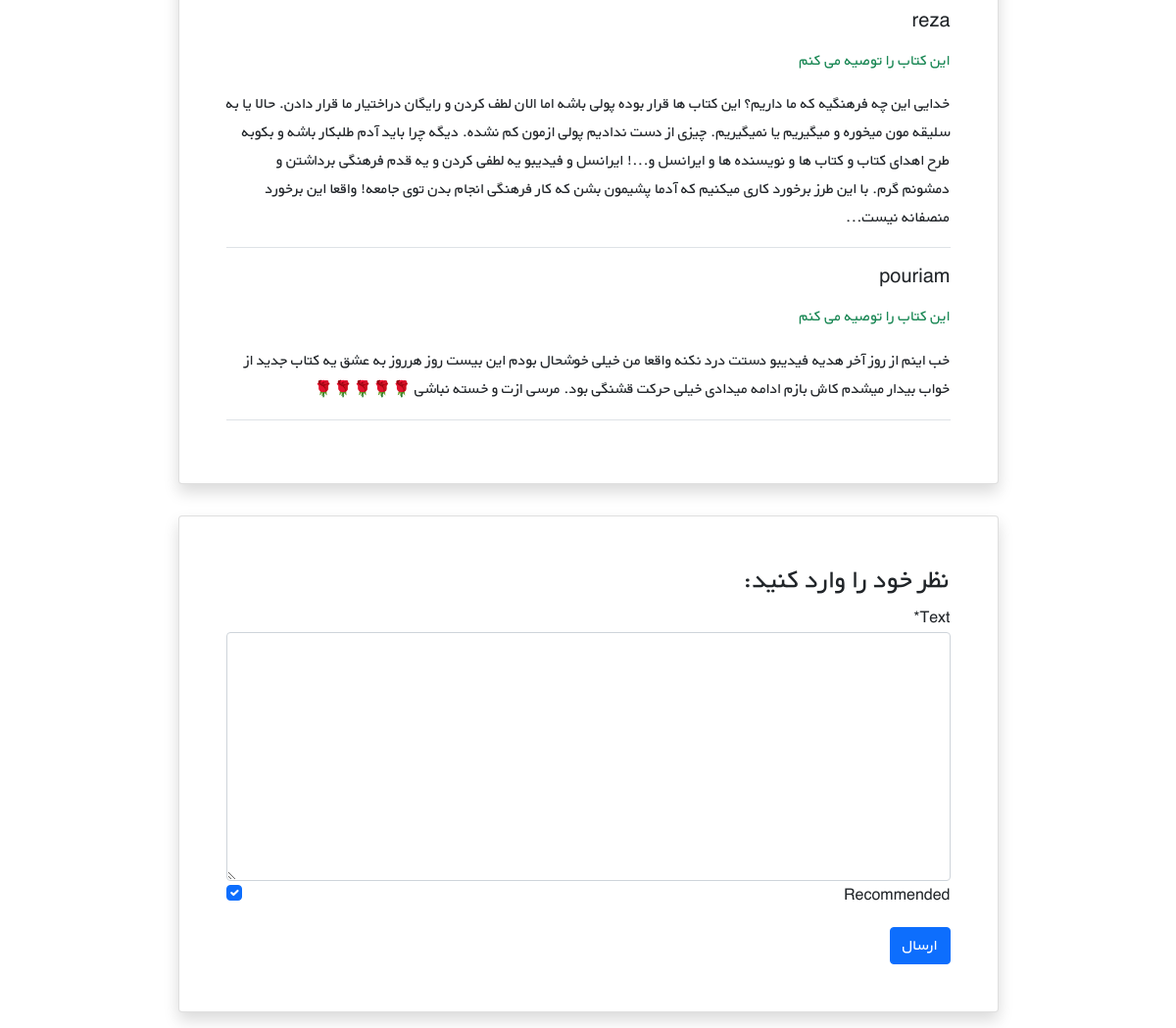
Page /books/7/ (lower part) on the earlier database version.
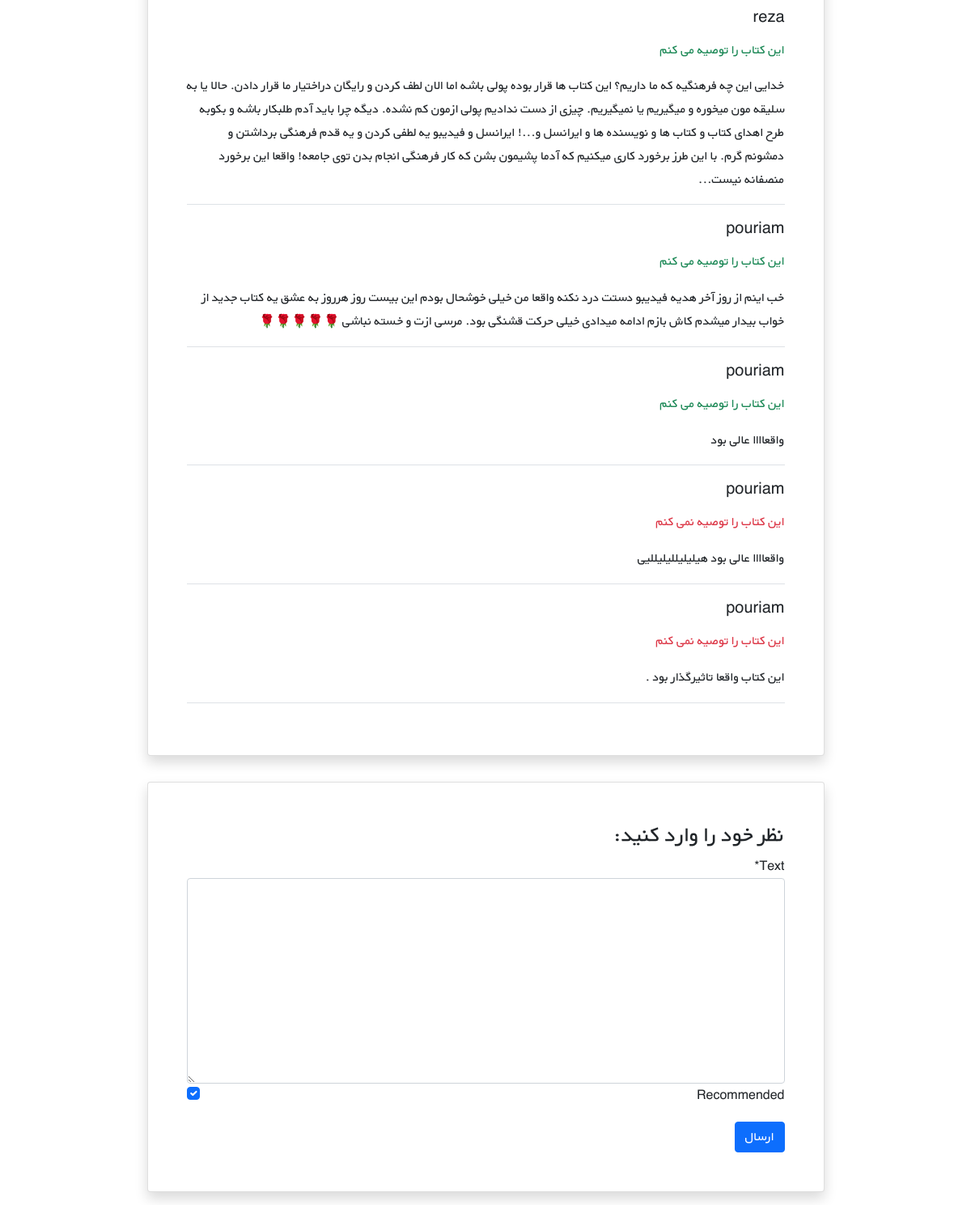
Same page on the later database version.
### books/models.py (models this page shows, shortened)
class Comment(models.Model):
    user = models.ForeignKey(get_user_model(), on_delete=models.CASCADE)
    book = models.ForeignKey(Book, on_delete=models.CASCADE, related_name='comments')
    text = models.TextField()
    is_active = models.BooleanField(default=True)
    recommended = models.BooleanField(default=True)
    datetime_created = models.DateTimeField(auto_now_add=True)

### accounts/models.py (models this page shows)
class CustomUser(AbstractUser):
    age = models.PositiveIntegerField(null=True, blank=True)

### books/views.py (the view)
# urls.py: path('<int:pk>/', views.book_detail_view, name='book_detail'),
def book_detail_view(request, pk):
    book = get_object_or_404(Book, pk=pk)
    book_comments = book.comments.all()
    if request.method == 'POST':
        comment_form = CommentForm(request.POST)
        if comment_form.is_valid():
            new_comment = comment_form.save(commit=False)
            new_comment.book = book
            new_comment.user = request.user
            new_comment.save()
            comment_form = CommentForm()
    else:
        comment_form = CommentForm()
    return render(request, 'books/book_detail.html',
                  {'book': book, 'comments': book_comments, 'comment_from': comment_form})

### books/forms.py
class CommentForm(forms.ModelForm):
    class Meta:
        model = Comment
        fields = ('text', 'recommended', )

### books/templates/books/book_detail.html (shortened to what this page needs)
{% extends '_base.html' %}
{% load crispy_forms_tags %}
{% load crispy_forms_filters %}
{% block content %}
    <div class="container mt-5" dir="rtl">
    <div class="">
        <div class="">
            <div class="d-flex justify-content-center">
                <div class="card shadow my-3 p-5 w-sm-75 w-100">
                    {% for comment in comments %}
                        {% if comment.is_active %}
                            <div class="border-bottom mb-3">
                            <h5 class="mb-3">{{ comment.user.username }}</h5>
                            {% if comment.recommended %}
                                <p class="text-success">این کتاب را توصیه می کنم</p>
                            {% else %}
                                <p class="text-danger">این کتاب را توصیه نمی کنم</p>
                            {% endif %}
                            <p>{{ comment.text|linebreaks }}</p>
                        {% endif %}
                    </div>
                    {% endfor %}
                </div>
            </div>
            <div class="d-flex justify-content-center">
                <div class="card shadow my-3 p-5 w-sm-75 w-100">
                    <h3>نظر خود را وارد کنید:</h3>
                    <form method="POST">
                        {{ comment_from|crispy }}
                        <button type="submit" class="btn btn-primary mt-3">ارسال</button>
                    </form>
                </div>
            </div>
        </div>
    </div>
</div>
{% endblock %}

Differences in the rows shown:
added Comment: user.username "pouriam", recommended "این کتاب را توصیه می کنم", text "واقعاااا عالی بود"
added Comment: user.username "pouriam", recommended "این کتاب را توصیه نمی کنم", text "واقعاااا عالی بود هیلیلیللیلیللیی"
added Comment: user.username "pouriam", recommended "این کتاب را توصیه نمی کنم", text "این کتاب واقعا تاثیرگذار بود ."
